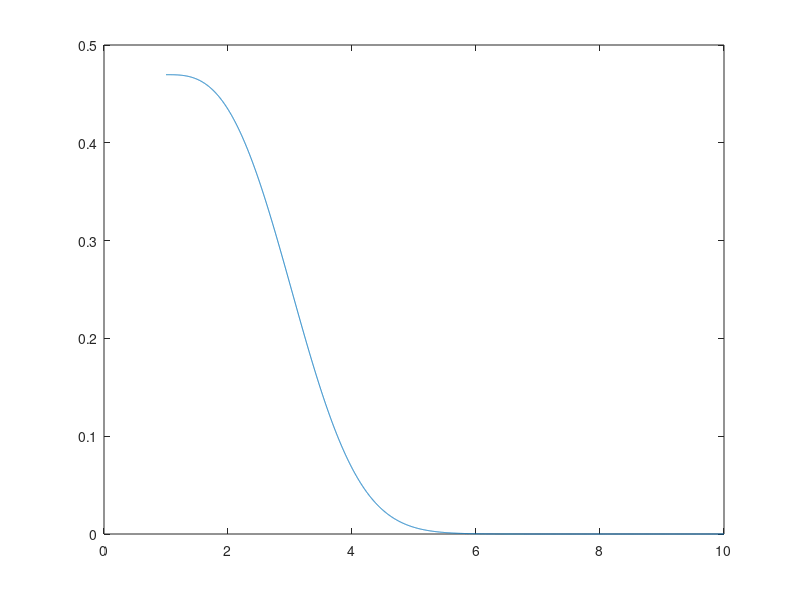
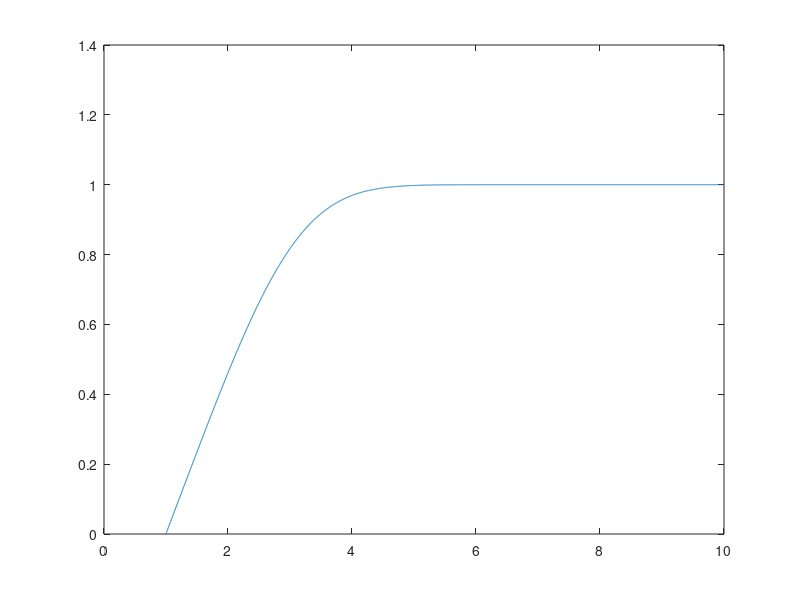
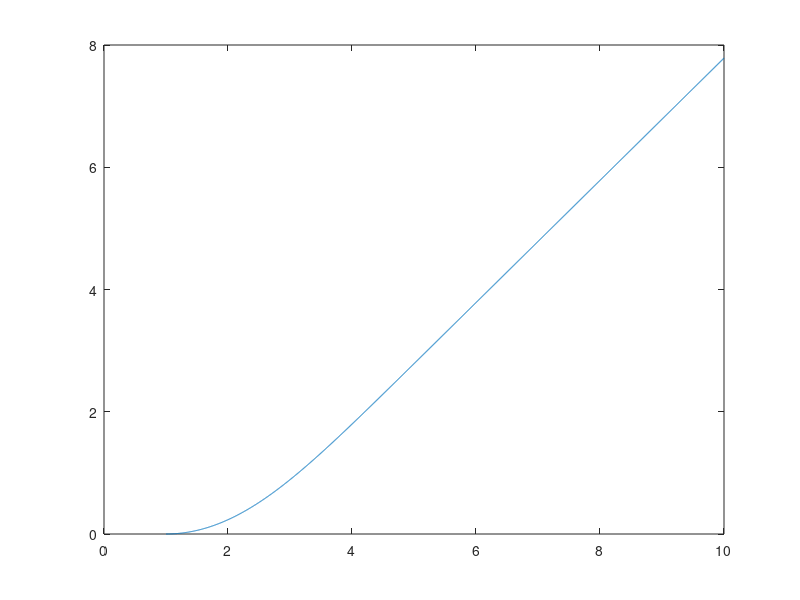

MATLAB code for these plots, in order:
clear all clcf1b=1f1a=0.5f2=1.0427f2b=1.6552f3=0sep=0.002x=[1:sep:10];alpha = 2;while (abs(abs(f2)-1)>0.00001)  f1copy=f1a  f1a=f1a+((f1a-f1b)/(f2-f2b))*(1-f2);  f1b=f1copy    f2b=f2;   f1=f1a  f2=0;  f3=0;for i =1:length(x);  f1k1=sep*(-f1*f3);  f2k1= sep*f1;  f3k1=sep*f2;  f1k2=sep*(-(f1+0.5*f1k1)*(f3+0.5*f3k1));  f2k2=sep*(f1+0.5*f1k1);  f3k2=sep*(f2+0.5*f2k1);  f1k3=sep*(-(f1+0.5*f1k2)*(f3+0.5*f3k2));  f2k3=sep*(f1+0.5*f1k2);  f3k3=sep*(f2+0.5*f2k2);  f1k4=sep*(-(f1+f1k3)*(f3+f3k3));  f2k4=sep*(f1+f1k3);  f3k4=sep*(f2+f2k3);  f1=f1+1/6*f1k1+1/3*(f1k2+f1k3)+1/6*f1k4;  f2=f2+1/6*f2k1+1/3*(f2k2+f2k3)+1/6*f2k4;  f3=f3+1/6*f3k1+1/3*(f3k2+f3k3)+1/6*f3k4;  alpha += 1;endforendwhilex=[1:sep:10];f1=f1copyf2=0f3=0y1=[]y2=[]y3=[]for i =1:length(x);  f1k1=sep*(-f1*f3);  f2k1= sep*f1;  f3k1=sep*f2;  f1k2=sep*(-(f1+0.5*f1k1)*(f3+0.5*f3k1));  f2k2=sep*(f1+0.5*f1k1);  f3k2=sep*(f2+0.5*f2k1);  f1k3=sep*(-(f1+0.5*f1k2)*(f3+0.5*f3k2));  f2k3=sep*(f1+0.5*f1k2);  f3k3=sep*(f2+0.5*f2k2);  f1k4=sep*(-(f1+f1k3)*(f3+f3k3));  f2k4=sep*(f1+f1k3);  f3k4=sep*(f2+f2k3);  f1=f1+1/6*f1k1+1/3*(f1k2+f1k3)+1/6*f1k4;  f2=f2+1/6*f2k1+1/3*(f2k2+f2k3)+1/6*f2k4;  f3=f3+1/6*f3k1+1/3*(f3k2+f3k3)+1/6*f3k4;  y1=[y1,f1];  y2=[y2,f2];  y3=[y3,f3];endforfigure(1)plot(x,y1)figure(2)plot(x,y2)figure(3)plot(x,y3)